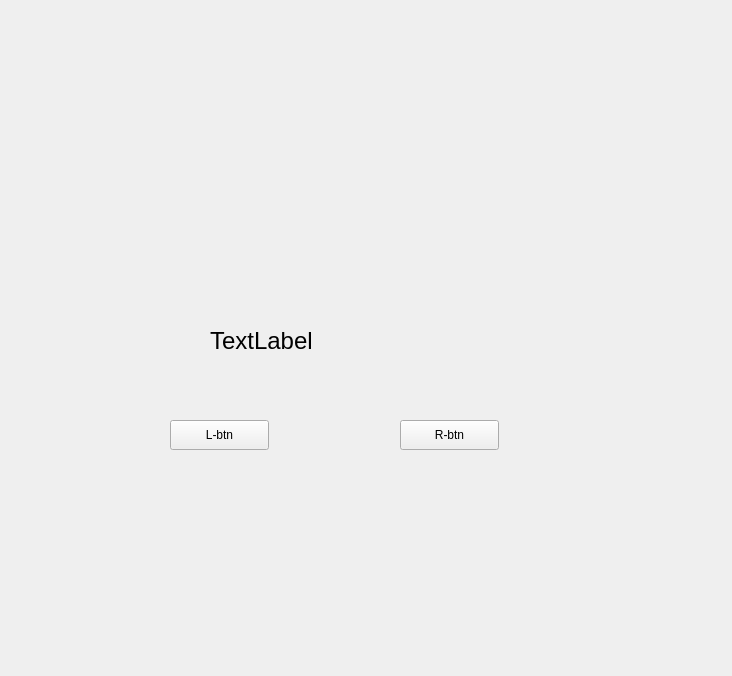
<?xml version="1.0" encoding="UTF-8"?>
<ui version="4.0">
 <class>Form</class>
 <widget class="QWidget" name="Form">
  <property name="geometry">
   <rect>
    <x>0</x>
    <y>0</y>
    <width>732</width>
    <height>676</height>
   </rect>
  </property>
  <property name="windowTitle">
   <string>Form</string>
  </property>
  <widget class="QPushButton" name="btn1">
   <property name="geometry">
    <rect>
     <x>170</x>
     <y>420</y>
     <width>99</width>
     <height>30</height>
    </rect>
   </property>
   <property name="text">
    <string>L-btn</string>
   </property>
  </widget>
  <widget class="QPushButton" name="btn2">
   <property name="geometry">
    <rect>
     <x>400</x>
     <y>420</y>
     <width>99</width>
     <height>30</height>
    </rect>
   </property>
   <property name="text">
    <string>R-btn</string>
   </property>
  </widget>
  <widget class="QLabel" name="label">
   <property name="geometry">
    <rect>
     <x>210</x>
     <y>330</y>
     <width>211</width>
     <height>22</height>
    </rect>
   </property>
   <property name="font">
    <font>
     <pointsize>18</pointsize>
    </font>
   </property>
   <property name="text">
    <string>TextLabel</string>
   </property>
  </widget>
 </widget>
 <resources/>
 <connections>
  <connection>
   <sender>btn1</sender>
   <signal>clicked()</signal>
   <receiver>Form</receiver>
   <slot>slot1()</slot>
   <hints>
    <hint type="sourcelabel">
     <x>219</x>
     <y>435</y>
    </hint>
    <hint type="destinationlabel">
     <x>219</x>
     <y>502</y>
    </hint>
   </hints>
  </connection>
  <connection>
   <sender>btn2</sender>
   <signal>clicked()</signal>
   <receiver>Form</receiver>
   <slot>slot2()</slot>
   <hints>
    <hint type="sourcelabel">
     <x>456</x>
     <y>435</y>
    </hint>
    <hint type="destinationlabel">
     <x>457</x>
     <y>505</y>
    </hint>
   </hints>
  </connection>
 </connections>
 <slots>
  <slot>slot1()</slot>
  <slot>slot2()</slot>
 </slots>
</ui>
